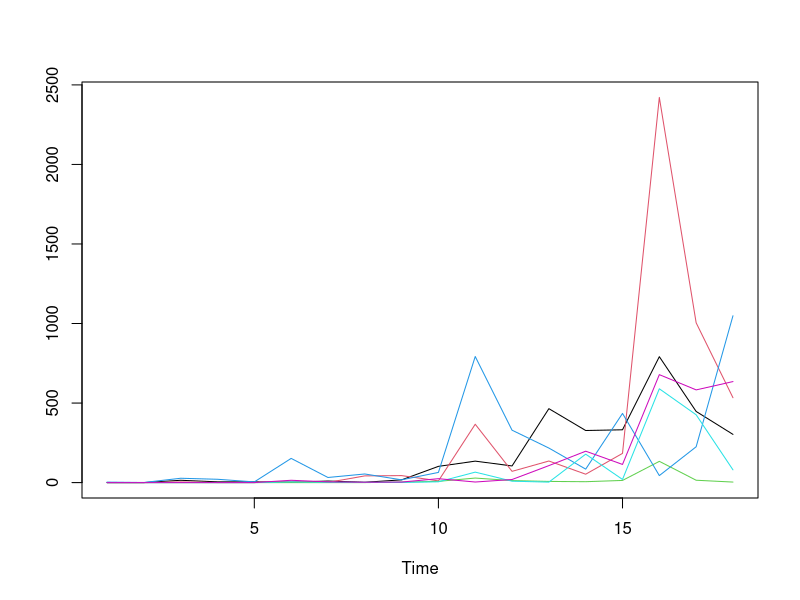
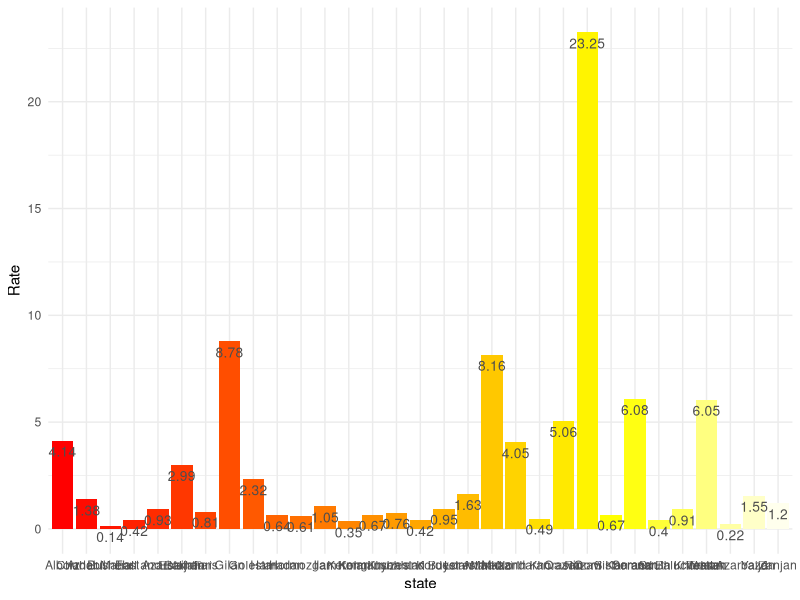
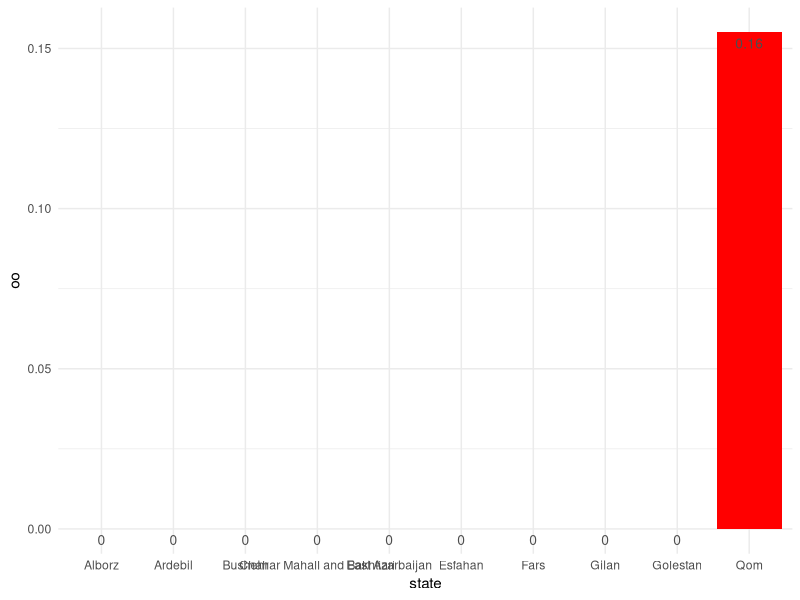
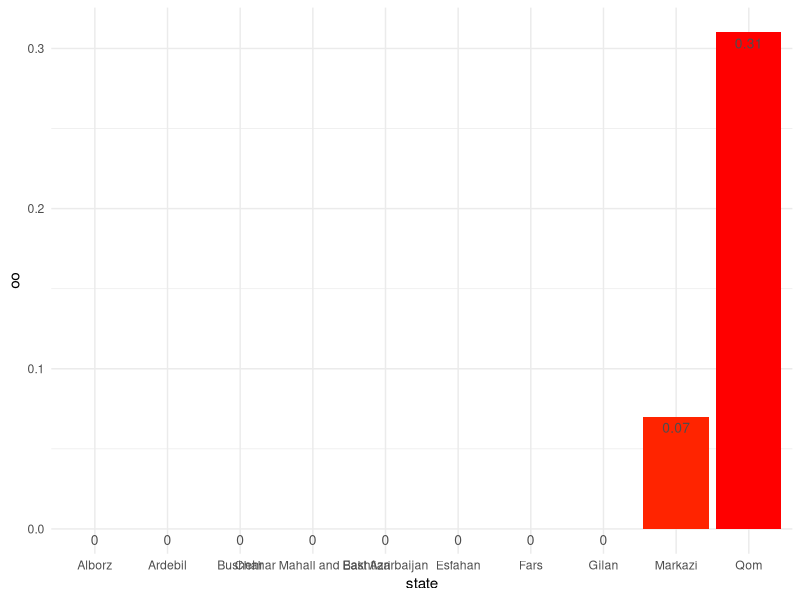
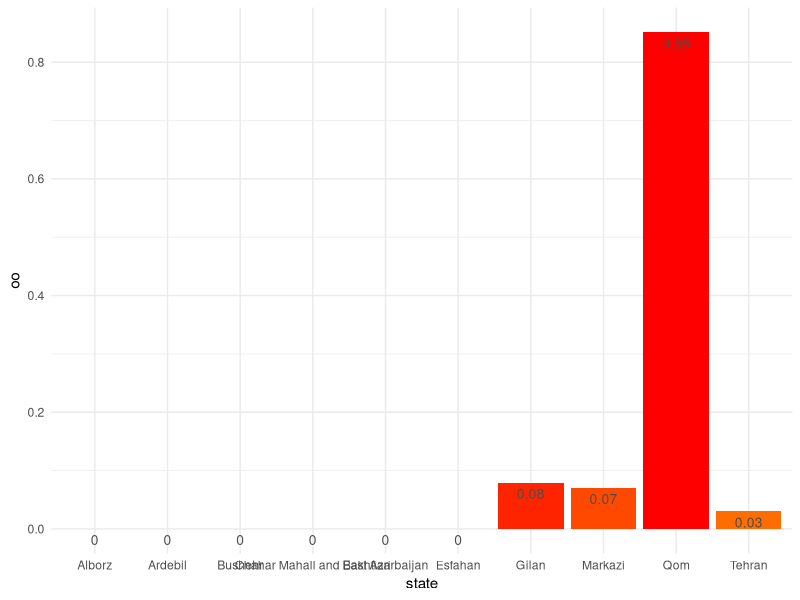
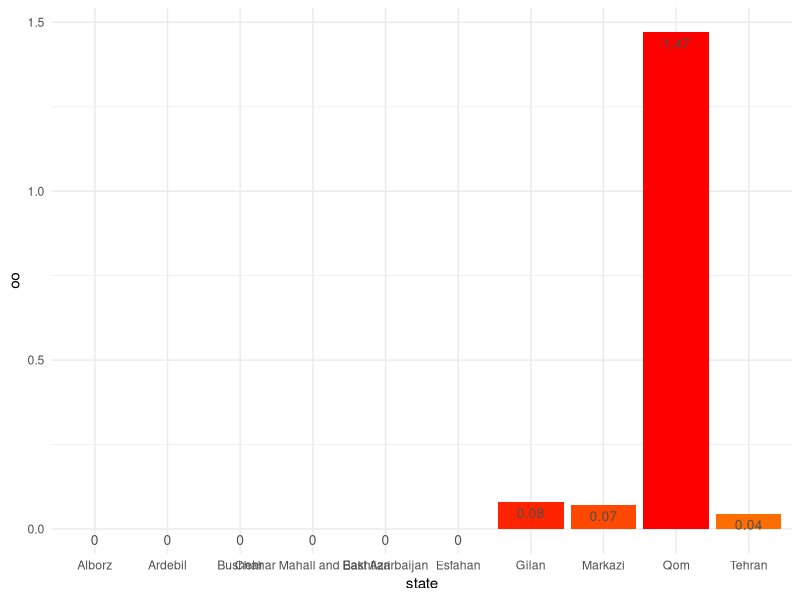
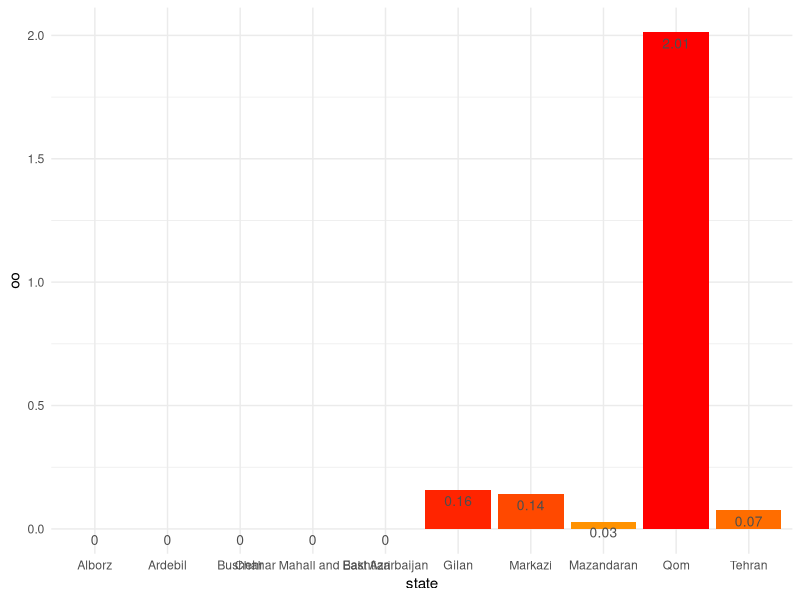
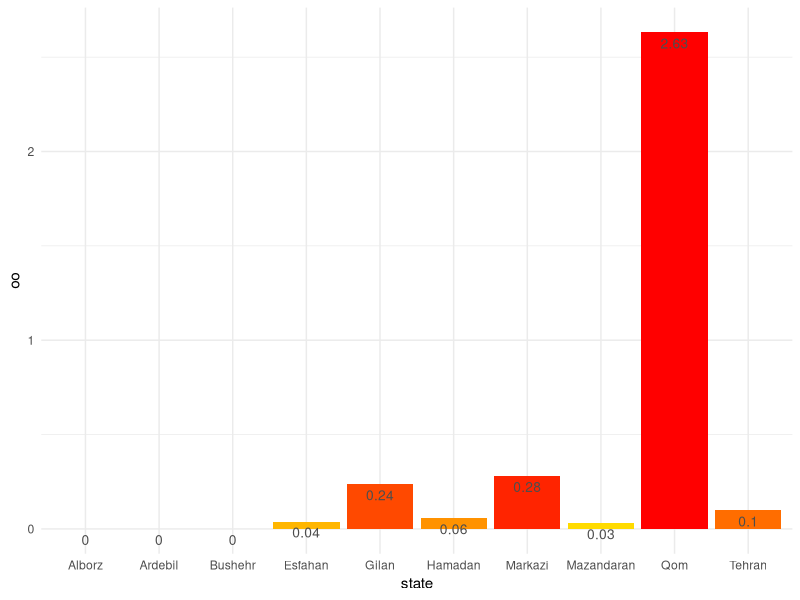

Generate these figures, in order, with R:
Totalcases = matrix(c(0,0,0,0,0,0,0,0,0,0,0,0,0,0,0,0,0,0,0,0,0,0,2,0,0,0,0,0,0,0,0,
                      0,0,0,0,0,0,0,0,0,0,0,0,0,0,0,0,0,0,1,0,0,0,4,0,0,0,0,0,0,0,0,
                      0,0,0,0,0,0,0,2,0,0,0,0,0,0,0,0,0,0,1,0,0,0,11,0,0,0,0,4,0,0,0,
                      0,0,0,0,0,0,0,2,0,0,0,0,0,0,0,0,0,0,1,0,0,0,19,0,0,0,0,6,0,0,0,
                      0,0,0,0,0,0,0,4,0,0,0,0,0,0,0,0,0,0,2,1,0,0,26,0,0,0,0,10,0,0,0,
                      0,0,0,0,0,2,0,6,0,1,0,0,0,0,0,0,0,0,4,1,0,0,34,0,0,0,0,13,0,0,0,
                      2,0,0,0,0,2,1,8,0,1,1,0,0,0,0,0,0,0,4,3,0,0,50,1,0,0,0,22,0,0,0,
                      2,1,0,0,0,2,3,17,0,1,2,0,0,1,3,2,0,1,5,4,0,0,65,1,1,2,0,26,0,0,0, 
                      5,6,0,0,2,10,3,40,0,2,2,0,0,3,3,2,1,4,5,11,0,0,72,2,4,2,0,64,1,1,0,
                      8,7,0,0,6,20,3,65,2,2,2,0,0,3,6,2,3,4,5,20,0,2,88,2,6,2,0,128,1,1,0,
                      16,10,0,0,12,32,11,82,24,2,2,1,0,3,10,2,8,4,23,32,0,8,109,2,10,3,1,180,1,5,0,
                      47,10,0,0,12,45,19,110,24,5,4,2,2,5,19,2,8,12,67,43,0,8,139,19,13,4,3,350,1,5,0,
                      57,10,0,0,12,68,27,163,24,5,11,4,4,6,31,2,8,12,85,55,0,26,201,26,13,5,5,575,5,6,0,
                      93,12,0,0,46,120,35,218,24,10,11,4,4,7,35,2,8,14,141,62,0,55,253,29,30,6,5,1043,5,7,2,
                      112,12,0,1,55,120,49,253,33,10,11,11,18,22,62,2,12,19,149,71,1,80,354,37,38,14,5,1296,5,7,8,
                      173,26,3,9,65,238,68,333,37,16,13,11,18,22,63,2,18,30,180,121,3,111,386,89,60,19,15,1352,10,7,15,
                      302,40,5,14,75,388,81,424,104,23,19,13,25,27,63,6,42,80,228,301,15,176,523,89,114,21,18,1413,11,57,50,
                      305,41,8,16,77,484,95,494,162,34,30,15,40,31,64,6,44,107,265,606,23,178,668,135,138,34,18,1539,33,81,52
),nrow = 31, ncol = 18)

state = c("Alborz", "Ardebil", "Bushehr", "Chahar Mahall and Bakhtiari", "East Azarbaijan",
          "Esfahan", "Fars", "Gilan", "Golestan", "Hamadan", "Hormozgan", "Ilam", "Kerman", 
          "Kermanshah", "Khuzestan", "Kohgiluyeh and Buyer Ahmad", "Kordestan", "Lorestan",
          "Markazi", "Mazandaran", "North Khorasan", "Qazvin", "Qom", "Razavi Khorasan",
          "Semnan", "Sistan and Baluchestan", "South Khorasan", "Tehran", "West Azarbaijan", 
          "Yazd", "Zanjan")
rownames(Totalcases) = state
colnames(Totalcases) = c("190220", "200220", "210220", "220220", "230220", "240220",
                         "250220", "260220", "270220", "280220", "290220", "010320", 
                         "020320", "030320", "040320", "050320", "060320", "070320")
population = c(2712400, 1270420, 1163400, 947763,3909652,5120850,4851274,2530696,1868619,1758268,
               1776415,580158,3164718,1952434,4710509,713052,1603011,1760649,1429475,3283582,
               863092,1273761,1292283,6434501,702360,2775014,768898,13267637,3265219,1138533,1057461)
########################################################
#                    DATES
########################################################
START.IR = as.Date("19/02/20", "%d/%m/%y")

END.IR = as.Date("07/03/20", "%d/%m/%y")

(cronaDates.IR <- seq(START.IR, END.IR, by="1 day"))

Rate = rowSums(Totalcases)/population * 10000

MatRate = round((Totalcases)/population * 100000, 3)
colnames(MatRate) = as.character(cronaDates.IR)
oo = Rate[Rate>5]
ts.plot(t(Totalcases[oo,])/Rate, col = 1:10)

########################################################
#                    GGplot
########################################################
library(ggplot2)
# Basic barplot
p<-ggplot(data = data.frame(Rate, state), aes(x= state, y = Rate )) +
  geom_bar(stat="identity", fill = heat.colors(31)) +
  geom_text(aes(label= round(Rate,2)), vjust=1.6, color="gray30", size=3.5)+
  theme_minimal()
plot(p)

########################################################
#                    Animation by
########################################################


dataR = data.frame(Rate, state)
for(i in 1: dim(MatRate)[2]) {
  oo = MatRate[,i]#[MatRate[,i]>0]
  if(length(oo)>10)  oo = sort(oo, T)[1:10]
  Namestat = names(oo)
  p<-ggplot(data = data.frame(oo, state = Namestat), aes(x= state, y = oo )) +
    geom_bar(stat = "identity", fill = heat.colors(10)) +
    geom_text(aes(label= round(oo,2)), vjust=1.6, color="gray30", size=3.5)+
    theme_minimal()
  plot(p)
  Sys.sleep(1)
}

########################################################
#                    Animation  Barplot
########################################################

for(i in 1: dim(MatRate)[2]) {
  oo = MatRate[,i]#[MatRate[,i]>0]
  if(length(oo)>10)  oo = sort(oo, T)[1:10]
  barplot(sort(oo, T), col = heat.colors(length(oo)),
          main = paste('Rate by Population on   ', cronaDates.IR[i]))
  Sys.sleep(2)
}